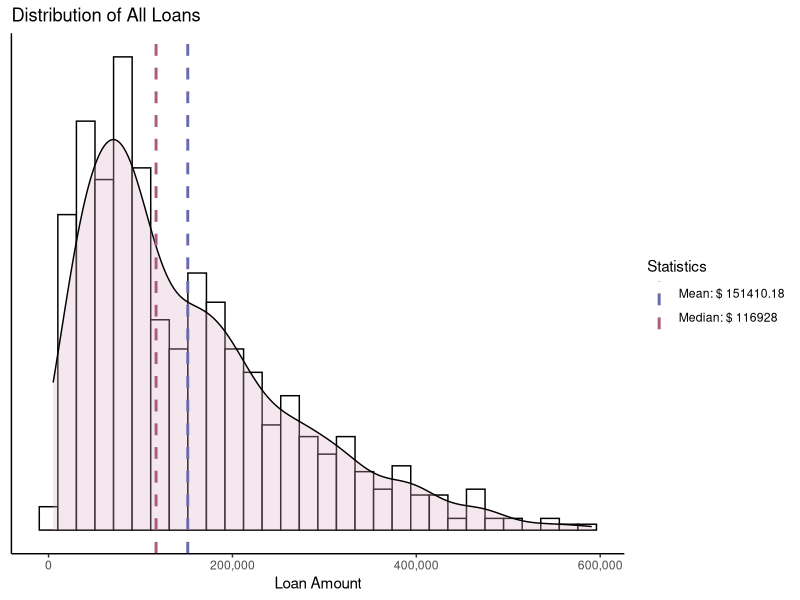

Write R code to recreate this figure.
## ---- chunk 1
library(tidyr)
library(dplyr)
library(ggplot2)
## ---- chunk 2
# Set working directory 
setwd("~/Desktop/ANLY 503/ANLY503_Portfolio/")
accounts <- read.csv("data/accounts_analytical.csv", header = TRUE)
## ---- chunk 3
# Filter out the account that have loans
loans <- accounts %>%
  filter(!is.na(loan_amount))%>%
  select(account_id, loan_date, loan_amount, loan_payment, loan_term, loan_status, loan_default)
## ---- chunk 4
g <- ggplot(loans, aes(x = loan_amount))+
  geom_histogram(aes(y=..density..), color = "black", fill = "white")+
  geom_density(alpha = 0.3, fill = "#dbb2c6")+
  geom_vline(aes(xintercept=mean(loan_amount), color = paste("Mean: $", round(mean(loan_amount), digits = 2))), linetype = "dashed", size = 1)+
  geom_vline(aes(xintercept=median(loan_amount), color = paste("Median: $", round(median(loan_amount), digits = 2))), linetype = "dashed", size = 1)+
  theme_classic()+  
  theme(axis.title.y = element_blank(),
        axis.text.y = element_blank(), 
        axis.ticks.y = element_blank())+
  scale_color_manual(name = "Statistics", values = c("#6a6aab", "#ab5c7a"))+
  scale_x_continuous(name="Loan Amount", labels = scales::comma)+
  ggtitle("Distribution of All Loans")


g
